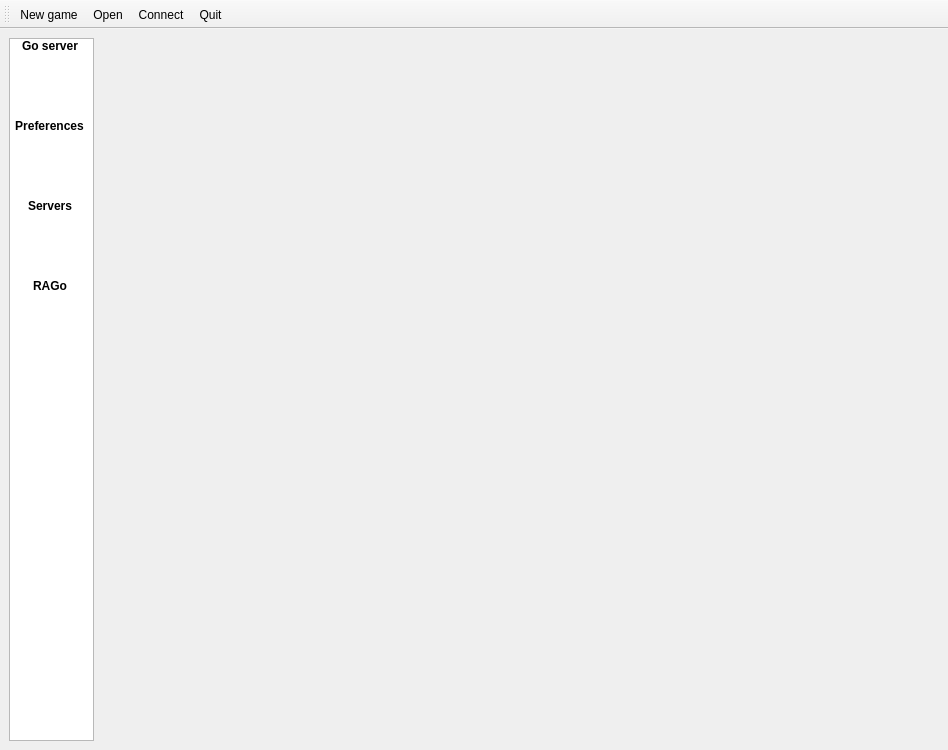
<?xml version="1.0" encoding="UTF-8"?>
<ui version="4.0">
 <class>MainWindow</class>
 <widget class="QMainWindow" name="MainWindow">
  <property name="geometry">
   <rect>
    <x>0</x>
    <y>0</y>
    <width>948</width>
    <height>750</height>
   </rect>
  </property>
  <property name="minimumSize">
   <size>
    <width>640</width>
    <height>480</height>
   </size>
  </property>
  <property name="windowTitle">
   <string>qGo</string>
  </property>
  <property name="windowIcon">
   <iconset resource="application.qrc">
    <normaloff>:/resources/pics/Bowl.png</normaloff>:/resources/pics/Bowl.png</iconset>
  </property>
  <property name="layoutDirection">
   <enum>Qt::LeftToRight</enum>
  </property>
  <widget class="QWidget" name="centralwidget">
   <layout class="QGridLayout" name="gridLayout_2">
    <item row="0" column="0">
     <widget class="QListWidget" name="listWidget">
      <property name="minimumSize">
       <size>
        <width>85</width>
        <height>0</height>
       </size>
      </property>
      <property name="maximumSize">
       <size>
        <width>85</width>
        <height>16777215</height>
       </size>
      </property>
      <property name="font">
       <font>
        <weight>75</weight>
        <bold>true</bold>
       </font>
      </property>
      <property name="verticalScrollBarPolicy">
       <enum>Qt::ScrollBarAlwaysOff</enum>
      </property>
      <property name="horizontalScrollBarPolicy">
       <enum>Qt::ScrollBarAlwaysOff</enum>
      </property>
      <property name="editTriggers">
       <set>QAbstractItemView::NoEditTriggers</set>
      </property>
      <property name="showDropIndicator" stdset="0">
       <bool>false</bool>
      </property>
      <property name="dragDropMode">
       <enum>QAbstractItemView::DragDrop</enum>
      </property>
      <property name="selectionMode">
       <enum>QAbstractItemView::NoSelection</enum>
      </property>
      <property name="iconSize">
       <size>
        <width>48</width>
        <height>48</height>
       </size>
      </property>
      <property name="movement">
       <enum>QListView::Snap</enum>
      </property>
      <property name="gridSize">
       <size>
        <width>80</width>
        <height>80</height>
       </size>
      </property>
      <property name="viewMode">
       <enum>QListView::IconMode</enum>
      </property>
      <item>
       <property name="text">
        <string>Go server</string>
       </property>
       <property name="icon">
        <iconset theme="applications-internet" resource="application.qrc">
         <normaloff>:/resources/pics/toolbar_1.png</normaloff>:/resources/pics/toolbar_1.png</iconset>
       </property>
      </item>
      <item>
       <property name="text">
        <string>Preferences</string>
       </property>
       <property name="icon">
        <iconset theme="preferences-other" resource="application.qrc">
         <normaloff>:/resources/pics/toolbar_5.png</normaloff>:/resources/pics/toolbar_5.png</iconset>
       </property>
      </item>
      <item>
       <property name="text">
        <string>Servers</string>
       </property>
       <property name="icon">
        <iconset theme="preferences-system-network" resource="application.qrc">
         <normaloff>:/resources/pics/toolbar_4.png</normaloff>:/resources/pics/toolbar_4.png</iconset>
       </property>
      </item>
      <item>
       <property name="text">
        <string>RAGo</string>
       </property>
      </item>
     </widget>
    </item>
    <item row="0" column="1">
     <widget class="QStackedWidget" name="stackedWidget">
      <property name="currentIndex">
       <number>3</number>
      </property>
      <widget class="ConnectionWidget" name="connectionWidget"/>
      <widget class="QWidget" name="Preferences">
       <layout class="QHBoxLayout" name="horizontalLayout">
        <item>
         <layout class="QVBoxLayout" name="verticalLayout_2">
          <item>
           <widget class="QGroupBox" name="groupBox_7">
            <property name="title">
             <string>Computer engine</string>
            </property>
            <layout class="QVBoxLayout" name="verticalLayout_5">
             <property name="margin">
              <number>9</number>
             </property>
             <item>
              <widget class="QTableView" name="engineTableView">
               <property name="selectionMode">
                <enum>QAbstractItemView::SingleSelection</enum>
               </property>
               <property name="selectionBehavior">
                <enum>QAbstractItemView::SelectRows</enum>
               </property>
               <attribute name="horizontalHeaderStretchLastSection">
                <bool>true</bool>
               </attribute>
               <attribute name="verticalHeaderVisible">
                <bool>false</bool>
               </attribute>
              </widget>
             </item>
             <item>
              <layout class="QHBoxLayout" name="horizontalLayout_2">
               <item>
                <widget class="QPushButton" name="engineAddButton">
                 <property name="text">
                  <string>Add</string>
                 </property>
                </widget>
               </item>
               <item>
                <spacer name="horizontalSpacer">
                 <property name="orientation">
                  <enum>Qt::Horizontal</enum>
                 </property>
                 <property name="sizeHint" stdset="0">
                  <size>
                   <width>40</width>
                   <height>20</height>
                  </size>
                 </property>
                </spacer>
               </item>
               <item>
                <widget class="QPushButton" name="engineRemoveButton">
                 <property name="text">
                  <string>Remove</string>
                 </property>
                </widget>
               </item>
              </layout>
             </item>
            </layout>
           </widget>
          </item>
          <item>
           <widget class="QGroupBox" name="groupBox_9">
            <property name="title">
             <string>Sound</string>
            </property>
            <layout class="QVBoxLayout" name="verticalLayout_3">
             <item>
              <widget class="QRadioButton" name="radioButton_noSound">
               <property name="text">
                <string>Sound off</string>
               </property>
              </widget>
             </item>
             <item>
              <widget class="QRadioButton" name="radioButton_myGamesSound">
               <property name="text">
                <string>&amp;My games</string>
               </property>
              </widget>
             </item>
             <item>
              <widget class="QRadioButton" name="radioButton_allGameSound">
               <property name="text">
                <string>All &amp;games</string>
               </property>
              </widget>
             </item>
             <item>
              <spacer name="verticalSpacer">
               <property name="orientation">
                <enum>Qt::Vertical</enum>
               </property>
               <property name="sizeHint" stdset="0">
                <size>
                 <width>20</width>
                 <height>40</height>
                </size>
               </property>
              </spacer>
             </item>
            </layout>
           </widget>
          </item>
          <item>
           <widget class="QGroupBox" name="groupBox_13">
            <property name="sizePolicy">
             <sizepolicy hsizetype="Expanding" vsizetype="Expanding">
              <horstretch>0</horstretch>
              <verstretch>0</verstretch>
             </sizepolicy>
            </property>
            <property name="title">
             <string>International</string>
            </property>
            <layout class="QFormLayout" name="formLayout">
             <property name="fieldGrowthPolicy">
              <enum>QFormLayout::ExpandingFieldsGrow</enum>
             </property>
             <property name="margin">
              <number>9</number>
             </property>
             <item row="2" column="0">
              <widget class="QLabel" name="label_26">
               <property name="text">
                <string>Language</string>
               </property>
              </widget>
             </item>
             <item row="2" column="1">
              <widget class="QComboBox" name="comboBox_language">
               <item>
                <property name="text">
                 <string>System default</string>
                </property>
               </item>
               <item>
                <property name="text">
                 <string>German</string>
                </property>
               </item>
               <item>
                <property name="text">
                 <string>French</string>
                </property>
               </item>
               <item>
                <property name="text">
                 <string>Italian</string>
                </property>
               </item>
               <item>
                <property name="text">
                 <string>Danish</string>
                </property>
               </item>
               <item>
                <property name="text">
                 <string>Dutch</string>
                </property>
               </item>
               <item>
                <property name="text">
                 <string>Czech</string>
                </property>
               </item>
               <item>
                <property name="text">
                 <string>Chinese</string>
                </property>
               </item>
               <item>
                <property name="text">
                 <string>Portugese</string>
                </property>
               </item>
               <item>
                <property name="text">
                 <string>Polish</string>
                </property>
               </item>
               <item>
                <property name="text">
                 <string>Russian</string>
                </property>
               </item>
               <item>
                <property name="text">
                 <string>Turkish</string>
                </property>
               </item>
              </widget>
             </item>
             <item row="3" column="0">
              <widget class="QLabel" name="label_27">
               <property name="text">
                <string>Text encoding</string>
               </property>
              </widget>
             </item>
             <item row="3" column="1">
              <widget class="QComboBox" name="comboBox_15">
               <item>
                <property name="text">
                 <string>None</string>
                </property>
               </item>
              </widget>
             </item>
            </layout>
           </widget>
          </item>
          <item>
           <widget class="QGroupBox" name="groupBox_18">
            <property name="sizePolicy">
             <sizepolicy hsizetype="Expanding" vsizetype="Expanding">
              <horstretch>0</horstretch>
              <verstretch>0</verstretch>
             </sizepolicy>
            </property>
            <property name="title">
             <string>Misc</string>
            </property>
            <layout class="QFormLayout" name="formLayout_9">
             <property name="fieldGrowthPolicy">
              <enum>QFormLayout::ExpandingFieldsGrow</enum>
             </property>
             <item row="6" column="0">
              <widget class="QLabel" name="TextLabel2">
               <property name="sizePolicy">
                <sizepolicy hsizetype="Preferred" vsizetype="Minimum">
                 <horstretch>0</horstretch>
                 <verstretch>0</verstretch>
                </sizepolicy>
               </property>
               <property name="text">
                <string>Autoplay interval</string>
               </property>
              </widget>
             </item>
             <item row="6" column="1">
              <widget class="QComboBox" name="timerComboBox">
               <property name="focusPolicy">
                <enum>Qt::TabFocus</enum>
               </property>
               <property name="toolTip">
                <string>Time interval for autoplay</string>
               </property>
               <property name="whatsThis">
                <string>Time interval for autoplay n
Delay between the moves in autoplay mode in seconds.</string>
               </property>
               <item>
                <property name="text">
                 <string>0.1</string>
                </property>
               </item>
               <item>
                <property name="text">
                 <string>0.5</string>
                </property>
               </item>
               <item>
                <property name="text">
                 <string>1</string>
                </property>
               </item>
               <item>
                <property name="text">
                 <string>2.5</string>
                </property>
               </item>
               <item>
                <property name="text">
                 <string>5</string>
                </property>
               </item>
               <item>
                <property name="text">
                 <string>7.5</string>
                </property>
               </item>
               <item>
                <property name="text">
                 <string>10</string>
                </property>
               </item>
              </widget>
             </item>
            </layout>
           </widget>
          </item>
         </layout>
        </item>
        <item>
         <layout class="QVBoxLayout" name="verticalLayout_4">
          <item>
           <widget class="QGroupBox" name="groupBox">
            <property name="title">
             <string>Appearance</string>
            </property>
            <layout class="QVBoxLayout" name="verticalLayout">
             <item>
              <widget class="QGroupBox" name="groupBox_12">
               <property name="sizePolicy">
                <sizepolicy hsizetype="Expanding" vsizetype="Expanding">
                 <horstretch>0</horstretch>
                 <verstretch>0</verstretch>
                </sizepolicy>
               </property>
               <property name="title">
                <string>Stones</string>
               </property>
               <layout class="QFormLayout" name="formLayout_8">
                <property name="fieldGrowthPolicy">
                 <enum>QFormLayout::ExpandingFieldsGrow</enum>
                </property>
                <property name="margin">
                 <number>5</number>
                </property>
                <item row="0" column="1">
                 <widget class="QRadioButton" name="radioButtonStones_2D">
                  <property name="text">
                   <string>Solid &amp;2D</string>
                  </property>
                 </widget>
                </item>
                <item row="1" column="1">
                 <widget class="QRadioButton" name="radioButtonStones_3D">
                  <property name="text">
                   <string>Plain &amp;3D</string>
                  </property>
                 </widget>
                </item>
                <item row="2" column="1">
                 <widget class="QRadioButton" name="radioButtonStones_real">
                  <property name="text">
                   <string>Rea&amp;listic</string>
                  </property>
                 </widget>
                </item>
               </layout>
              </widget>
             </item>
             <item>
              <widget class="QGroupBox" name="groupBox_11">
               <property name="sizePolicy">
                <sizepolicy hsizetype="Expanding" vsizetype="Expanding">
                 <horstretch>0</horstretch>
                 <verstretch>0</verstretch>
                </sizepolicy>
               </property>
               <property name="title">
                <string>Goban and table</string>
               </property>
               <layout class="QGridLayout" name="_12">
                <property name="margin">
                 <number>9</number>
                </property>
                <property name="spacing">
                 <number>6</number>
                </property>
                <item row="1" column="1">
                 <widget class="QLineEdit" name="LineEdit_goban"/>
                </item>
                <item row="0" column="1">
                 <widget class="QLabel" name="label">
                  <property name="text">
                   <string>Goban picture</string>
                  </property>
                 </widget>
                </item>
                <item row="3" column="1">
                 <widget class="QLineEdit" name="LineEdit_table"/>
                </item>
                <item row="3" column="2">
                 <widget class="QPushButton" name="tablePathButton">
                  <property name="text">
                   <string>...</string>
                  </property>
                 </widget>
                </item>
                <item row="1" column="2">
                 <widget class="QPushButton" name="gobanPathButton">
                  <property name="text">
                   <string>...</string>
                  </property>
                 </widget>
                </item>
                <item row="2" column="1">
                 <widget class="QLabel" name="label_2">
                  <property name="text">
                   <string>Table picture</string>
                  </property>
                 </widget>
                </item>
                <item row="4" column="1">
                 <spacer name="verticalSpacer_3">
                  <property name="orientation">
                   <enum>Qt::Vertical</enum>
                  </property>
                  <property name="sizeHint" stdset="0">
                   <size>
                    <width>20</width>
                    <height>40</height>
                   </size>
                  </property>
                 </spacer>
                </item>
               </layout>
              </widget>
             </item>
             <item>
              <widget class="QRadioButton" name="terrCrossRB">
               <property name="text">
                <string>Territory Cross</string>
               </property>
               <property name="checked">
                <bool>true</bool>
               </property>
              </widget>
             </item>
             <item>
              <widget class="QRadioButton" name="terrStoneRB">
               <property name="text">
                <string>Territory Stone</string>
               </property>
              </widget>
             </item>
             <item>
              <widget class="QCheckBox" name="komarkerCB">
               <property name="text">
                <string>Ko marker</string>
               </property>
              </widget>
             </item>
             <item>
              <widget class="QCheckBox" name="numberCurrentMoveCB">
               <property name="text">
                <string>Number Current Move</string>
               </property>
              </widget>
             </item>
            </layout>
           </widget>
          </item>
          <item>
           <widget class="QPushButton" name="cancelButtonPrefs">
            <property name="text">
             <string>Cancel</string>
            </property>
           </widget>
          </item>
         </layout>
        </item>
       </layout>
      </widget>
      <widget class="QWidget" name="ServerPrefs">
       <layout class="QGridLayout" name="gridLayout_4">
        <item row="0" column="0">
         <layout class="QGridLayout" name="gridLayout_5">
          <item row="1" column="1">
           <widget class="QGroupBox" name="groupBox_17">
            <property name="sizePolicy">
             <sizepolicy hsizetype="Expanding" vsizetype="Expanding">
              <horstretch>0</horstretch>
              <verstretch>0</verstretch>
             </sizepolicy>
            </property>
            <property name="title">
             <string>Autosave</string>
            </property>
            <layout class="QFormLayout" name="formLayout_6">
             <property name="fieldGrowthPolicy">
              <enum>QFormLayout::ExpandingFieldsGrow</enum>
             </property>
             <item row="0" column="1">
              <widget class="QCheckBox" name="CheckBox_autoSave_Played">
               <property name="text">
                <string>Played games</string>
               </property>
              </widget>
             </item>
             <item row="1" column="1">
              <widget class="QCheckBox" name="CheckBox_autoSave">
               <property name="text">
                <string>Observed games</string>
               </property>
              </widget>
             </item>
            </layout>
           </widget>
          </item>
          <item row="1" column="0">
           <widget class="QGroupBox" name="groupBox_6">
            <property name="sizePolicy">
             <sizepolicy hsizetype="Expanding" vsizetype="Preferred">
              <horstretch>0</horstretch>
              <verstretch>0</verstretch>
             </sizepolicy>
            </property>
            <property name="title">
             <string>All servers settings</string>
            </property>
            <layout class="QFormLayout" name="formLayout_3">
             <property name="fieldGrowthPolicy">
              <enum>QFormLayout::ExpandingFieldsGrow</enum>
             </property>
             <item row="0" column="0">
              <widget class="QLabel" name="TextLabel3_3_2">
               <property name="toolTip">
                <string>Komi: added to white's result</string>
               </property>
               <property name="text">
                <string>Komi:</string>
               </property>
               <property name="alignment">
                <set>Qt::AlignRight|Qt::AlignTrailing|Qt::AlignVCenter</set>
               </property>
              </widget>
             </item>
             <item row="0" column="1">
              <widget class="QSpinBox" name="komiSpinDefault">
               <property name="maximumSize">
                <size>
                 <width>60</width>
                 <height>32767</height>
                </size>
               </property>
               <property name="toolTip">
                <string>Komi: added to white's result</string>
               </property>
               <property name="suffix">
                <string>.5</string>
               </property>
               <property name="minimum">
                <number>1</number>
               </property>
               <property name="maximum">
                <number>9</number>
               </property>
               <property name="value">
                <number>6</number>
               </property>
              </widget>
             </item>
             <item row="1" column="0">
              <widget class="QLabel" name="TextLabel3_3">
               <property name="toolTip">
                <string>board size</string>
               </property>
               <property name="text">
                <string>Board size:</string>
               </property>
               <property name="alignment">
                <set>Qt::AlignRight|Qt::AlignTrailing|Qt::AlignVCenter</set>
               </property>
              </widget>
             </item>
             <item row="1" column="1">
              <widget class="QSpinBox" name="boardSizeSpin">
               <property name="maximumSize">
                <size>
                 <width>60</width>
                 <height>32767</height>
                </size>
               </property>
               <property name="toolTip">
                <string>Board size</string>
               </property>
               <property name="minimum">
                <number>4</number>
               </property>
               <property name="maximum">
                <number>36</number>
               </property>
               <property name="value">
                <number>19</number>
               </property>
              </widget>
             </item>
             <item row="2" column="0">
              <widget class="QCheckBox" name="automaticNegotiationCheckBox">
               <property name="enabled">
                <bool>false</bool>
               </property>
               <property name="toolTip">
                <string>allow client to negotiate automatic</string>
               </property>
               <property name="whatsThis">
                <string>Automatic Negotiation

Allow client to negotiate komi automatic.

Be careful: it may be annoying if opponent does not want to accept your defaults even if defaults have been sent to opponent before. This may be due to different internal use of negotiation values by clients.</string>
               </property>
               <property name="text">
                <string>Automatic komi negotiation</string>
               </property>
              </widget>
             </item>
             <item row="3" column="0">
              <widget class="QLabel" name="TextLabel6">
               <property name="toolTip">
                <string>Playing time</string>
               </property>
               <property name="text">
                <string>Main time:</string>
               </property>
               <property name="alignment">
                <set>Qt::AlignRight|Qt::AlignTrailing|Qt::AlignVCenter</set>
               </property>
              </widget>
             </item>
             <item row="3" column="1">
              <widget class="QSpinBox" name="timeSpin">
               <property name="sizePolicy">
                <sizepolicy hsizetype="Minimum" vsizetype="Minimum">
                 <horstretch>0</horstretch>
                 <verstretch>0</verstretch>
                </sizepolicy>
               </property>
               <property name="maximumSize">
                <size>
                 <width>60</width>
                 <height>23</height>
                </size>
               </property>
               <property name="toolTip">
                <string>Playing time</string>
               </property>
               <property name="suffix">
                <string/>
               </property>
               <property name="minimum">
                <number>0</number>
               </property>
               <property name="maximum">
                <number>99</number>
               </property>
               <property name="value">
                <number>10</number>
               </property>
              </widget>
             </item>
             <item row="4" column="0">
              <widget class="QLabel" name="TextLabel7">
               <property name="toolTip">
                <string>Additional time for 25 moves; after 25 moves the byoyomi time starts again and again</string>
               </property>
               <property name="text">
                <string>Byoyomi time:</string>
               </property>
               <property name="alignment">
                <set>Qt::AlignRight|Qt::AlignTrailing|Qt::AlignVCenter</set>
               </property>
              </widget>
             </item>
             <item row="4" column="1">
              <widget class="QSpinBox" name="BYSpin">
               <property name="sizePolicy">
                <sizepolicy hsizetype="Minimum" vsizetype="Minimum">
                 <horstretch>0</horstretch>
                 <verstretch>0</verstretch>
                </sizepolicy>
               </property>
               <property name="maximumSize">
                <size>
                 <width>60</width>
                 <height>23</height>
                </size>
               </property>
               <property name="toolTip">
                <string>Additional time for 25 moves; after 25 moves the byoyomi time starts again and again</string>
               </property>
               <property name="maximum">
                <number>60</number>
               </property>
               <property name="value">
                <number>10</number>
               </property>
              </widget>
             </item>
            </layout>
           </widget>
          </item>
          <item row="0" column="0">
           <widget class="QGroupBox" name="groupBox_16">
            <property name="sizePolicy">
             <sizepolicy hsizetype="Expanding" vsizetype="Preferred">
              <horstretch>0</horstretch>
              <verstretch>0</verstretch>
             </sizepolicy>
            </property>
            <property name="title">
             <string>General</string>
            </property>
            <layout class="QFormLayout" name="formLayout_5">
             <item row="0" column="1">
              <widget class="QCheckBox" name="simplePlayerNamesCB">
               <property name="text">
                <string>Simple player names</string>
               </property>
               <property name="checked">
                <bool>true</bool>
               </property>
              </widget>
             </item>
             <item row="1" column="1">
              <widget class="QCheckBox" name="observeOutsideCB">
               <property name="text">
                <string>Default is Observe Outside</string>
               </property>
              </widget>
             </item>
             <item row="2" column="1">
              <widget class="QCheckBox" name="alternateListColorsCB">
               <property name="text">
                <string>Alternating list colors</string>
               </property>
              </widget>
             </item>
            </layout>
           </widget>
          </item>
          <item row="0" column="1">
           <widget class="QGroupBox" name="groupBox_14">
            <property name="sizePolicy">
             <sizepolicy hsizetype="Expanding" vsizetype="Expanding">
              <horstretch>0</horstretch>
              <verstretch>0</verstretch>
             </sizepolicy>
            </property>
            <property name="title">
             <string>Byo Yomi warning</string>
            </property>
            <layout class="QFormLayout" name="formLayout_2">
             <item row="0" column="0">
              <widget class="QSpinBox" name="ByoSecWarning">
               <property name="maximum">
                <number>60</number>
               </property>
               <property name="singleStep">
                <number>5</number>
               </property>
              </widget>
             </item>
             <item row="0" column="1">
              <widget class="QLabel" name="byoYomiWarningLabel">
               <property name="text">
                <string>seconds</string>
               </property>
              </widget>
             </item>
             <item row="1" column="1">
              <widget class="QCheckBox" name="ByoSoundWarning">
               <property name="text">
                <string>Sound warning</string>
               </property>
              </widget>
             </item>
            </layout>
           </widget>
          </item>
          <item row="2" column="0">
           <widget class="QGroupBox" name="groupBox_15">
            <property name="sizePolicy">
             <sizepolicy hsizetype="Expanding" vsizetype="Preferred">
              <horstretch>0</horstretch>
              <verstretch>0</verstretch>
             </sizepolicy>
            </property>
            <property name="title">
             <string>IGS 'nmatch' specific settings</string>
            </property>
            <layout class="QFormLayout" name="formLayout_4">
             <item row="0" column="0">
              <widget class="QLabel" name="TextLabel6_3">
               <property name="toolTip">
                <string>Playing time</string>
               </property>
               <property name="text">
                <string>Main time up to:</string>
               </property>
               <property name="alignment">
                <set>Qt::AlignRight|Qt::AlignTrailing|Qt::AlignVCenter</set>
               </property>
              </widget>
             </item>
             <item row="0" column="1">
              <widget class="QSpinBox" name="timeSpin_Nmatch">
               <property name="maximumSize">
                <size>
                 <width>60</width>
                 <height>23</height>
                </size>
               </property>
               <property name="toolTip">
                <string>Playing time</string>
               </property>
               <property name="suffix">
                <string/>
               </property>
               <property name="minimum">
                <number>0</number>
               </property>
               <property name="maximum">
                <number>99</number>
               </property>
               <property name="value">
                <number>10</number>
               </property>
              </widget>
             </item>
             <item row="1" column="0">
              <widget class="QLabel" name="TextLabel7_2">
               <property name="toolTip">
                <string>Additional time for 25 moves; after 25 moves the byoyomi time starts again and again</string>
               </property>
               <property name="text">
                <string>Byo time up to:</string>
               </property>
               <property name="alignment">
                <set>Qt::AlignRight|Qt::AlignTrailing|Qt::AlignVCenter</set>
               </property>
              </widget>
             </item>
             <item row="1" column="1">
              <widget class="QSpinBox" name="BYSpin_Nmatch">
               <property name="maximumSize">
                <size>
                 <width>60</width>
                 <height>23</height>
                </size>
               </property>
               <property name="toolTip">
                <string>Additional time for 25 moves; after 25 moves the byoyomi time starts again and again</string>
               </property>
               <property name="maximum">
                <number>60</number>
               </property>
               <property name="value">
                <number>10</number>
               </property>
              </widget>
             </item>
             <item row="2" column="0">
              <widget class="QLabel" name="TextLabel3_3_4">
               <property name="toolTip">
                <string>board size</string>
               </property>
               <property name="text">
                <string>Handicap up to:</string>
               </property>
               <property name="alignment">
                <set>Qt::AlignRight|Qt::AlignTrailing|Qt::AlignVCenter</set>
               </property>
              </widget>
             </item>
             <item row="2" column="1">
              <widget class="QSpinBox" name="HandicapSpin_Nmatch">
               <property name="maximumSize">
                <size>
                 <width>60</width>
                 <height>23</height>
                </size>
               </property>
               <property name="toolTip">
                <string>Maximum handicap</string>
               </property>
               <property name="specialValueText">
                <string>0</string>
               </property>
               <property name="minimum">
                <number>1</number>
               </property>
               <property name="maximum">
                <number>9</number>
               </property>
               <property name="value">
                <number>9</number>
               </property>
              </widget>
             </item>
             <item row="3" column="0">
              <widget class="QLabel" name="textLabel2">
               <property name="text">
                <string>Play as</string>
               </property>
              </widget>
             </item>
             <item row="3" column="1">
              <widget class="QCheckBox" name="checkBox_Nmatch_Black">
               <property name="text">
                <string>Black</string>
               </property>
              </widget>
             </item>
             <item row="4" column="1">
              <widget class="QCheckBox" name="checkBox_Nmatch_White">
               <property name="text">
                <string>White</string>
               </property>
              </widget>
             </item>
             <item row="5" column="1">
              <widget class="QCheckBox" name="checkBox_Nmatch_Nigiri">
               <property name="text">
                <string>Nigiri</string>
               </property>
              </widget>
             </item>
            </layout>
           </widget>
          </item>
          <item row="2" column="1">
           <widget class="QPushButton" name="cancelButtonServer">
            <property name="sizePolicy">
             <sizepolicy hsizetype="Fixed" vsizetype="Fixed">
              <horstretch>0</horstretch>
              <verstretch>0</verstretch>
             </sizepolicy>
            </property>
            <property name="text">
             <string>Cancel</string>
            </property>
           </widget>
          </item>
         </layout>
        </item>
       </layout>
      </widget>
      <widget class="RAGoWidget" name="RAGo"/>
     </widget>
    </item>
   </layout>
  </widget>
  <widget class="QToolBar" name="toolBar">
   <property name="windowTitle">
    <string>toolBar</string>
   </property>
   <attribute name="toolBarArea">
    <enum>TopToolBarArea</enum>
   </attribute>
   <attribute name="toolBarBreak">
    <bool>false</bool>
   </attribute>
   <addaction name="actionNew"/>
   <addaction name="actionOpen"/>
   <addaction name="actionConnect"/>
   <addaction name="actionQuit"/>
  </widget>
  <action name="actionSgf_editor">
   <property name="icon">
    <iconset>
     <normaloff>../Packages/qgo.new/src/pics/images qgo/images qgo2/goban4.png</normaloff>../Packages/qgo.new/src/pics/images qgo/images qgo2/goban4.png</iconset>
   </property>
   <property name="text">
    <string>sgf editor</string>
   </property>
  </action>
  <action name="actionGo_engine">
   <property name="icon">
    <iconset>
     <normaloff>../qgo.new/src/pics/images qgo/images qgo2/hal9000_2.png</normaloff>../qgo.new/src/pics/images qgo/images qgo2/hal9000_2.png</iconset>
   </property>
   <property name="text">
    <string>Go engine</string>
   </property>
  </action>
  <action name="actionGo_server">
   <property name="icon">
    <iconset>
     <normaloff>../qgo.new/src/pics/images qgo/images qgo2/screen.png</normaloff>../qgo.new/src/pics/images qgo/images qgo2/screen.png</iconset>
   </property>
   <property name="text">
    <string>Go server</string>
   </property>
  </action>
  <action name="actionQuit">
   <property name="icon">
    <iconset theme="application-exit" resource="application.qrc">
     <normaloff>:/resources/pics/close.png</normaloff>:/resources/pics/close.png</iconset>
   </property>
   <property name="text">
    <string>Quit</string>
   </property>
   <property name="toolTip">
    <string>Quit</string>
   </property>
   <property name="shortcut">
    <string>Ctrl+Q</string>
   </property>
  </action>
  <action name="actionConnect">
   <property name="icon">
    <iconset theme="network-connect" resource="application.qrc">
     <normaloff>:/resources/pics/connect_no2.png</normaloff>:/resources/pics/connect_no2.png</iconset>
   </property>
   <property name="text">
    <string>Connect...</string>
   </property>
   <property name="shortcut">
    <string>Ctrl+C</string>
   </property>
  </action>
  <action name="actionOpen">
   <property name="icon">
    <iconset theme="document-open">
     <normaloff/>
    </iconset>
   </property>
   <property name="text">
    <string>Open...</string>
   </property>
   <property name="toolTip">
    <string>Open SGF...</string>
   </property>
   <property name="shortcut">
    <string>Ctrl+O</string>
   </property>
  </action>
  <action name="actionNew">
   <property name="icon">
    <iconset theme="document-new">
     <normaloff/>
    </iconset>
   </property>
   <property name="text">
    <string>New game...</string>
   </property>
   <property name="shortcut">
    <string>Ctrl+N</string>
   </property>
  </action>
 </widget>
 <customwidgets>
  <customwidget>
   <class>ConnectionWidget</class>
   <extends>QWidget</extends>
   <header location="global">connectionwidget.h</header>
   <container>1</container>
  </customwidget>
  <customwidget>
   <class>RAGoWidget</class>
   <extends>QWidget</extends>
   <header location="global">ragowidget.h</header>
   <container>1</container>
  </customwidget>
 </customwidgets>
 <resources>
  <include location="application.qrc"/>
 </resources>
 <connections>
  <connection>
   <sender>listWidget</sender>
   <signal>currentRowChanged(int)</signal>
   <receiver>stackedWidget</receiver>
   <slot>setCurrentIndex(int)</slot>
   <hints>
    <hint type="sourcelabel">
     <x>87</x>
     <y>122</y>
    </hint>
    <hint type="destinationlabel">
     <x>995</x>
     <y>51</y>
    </hint>
   </hints>
  </connection>
  <connection>
   <sender>actionQuit</sender>
   <signal>triggered()</signal>
   <receiver>MainWindow</receiver>
   <slot>close()</slot>
   <hints>
    <hint type="sourcelabel">
     <x>-1</x>
     <y>-1</y>
    </hint>
    <hint type="destinationlabel">
     <x>512</x>
     <y>378</y>
    </hint>
   </hints>
  </connection>
 </connections>
</ui>
